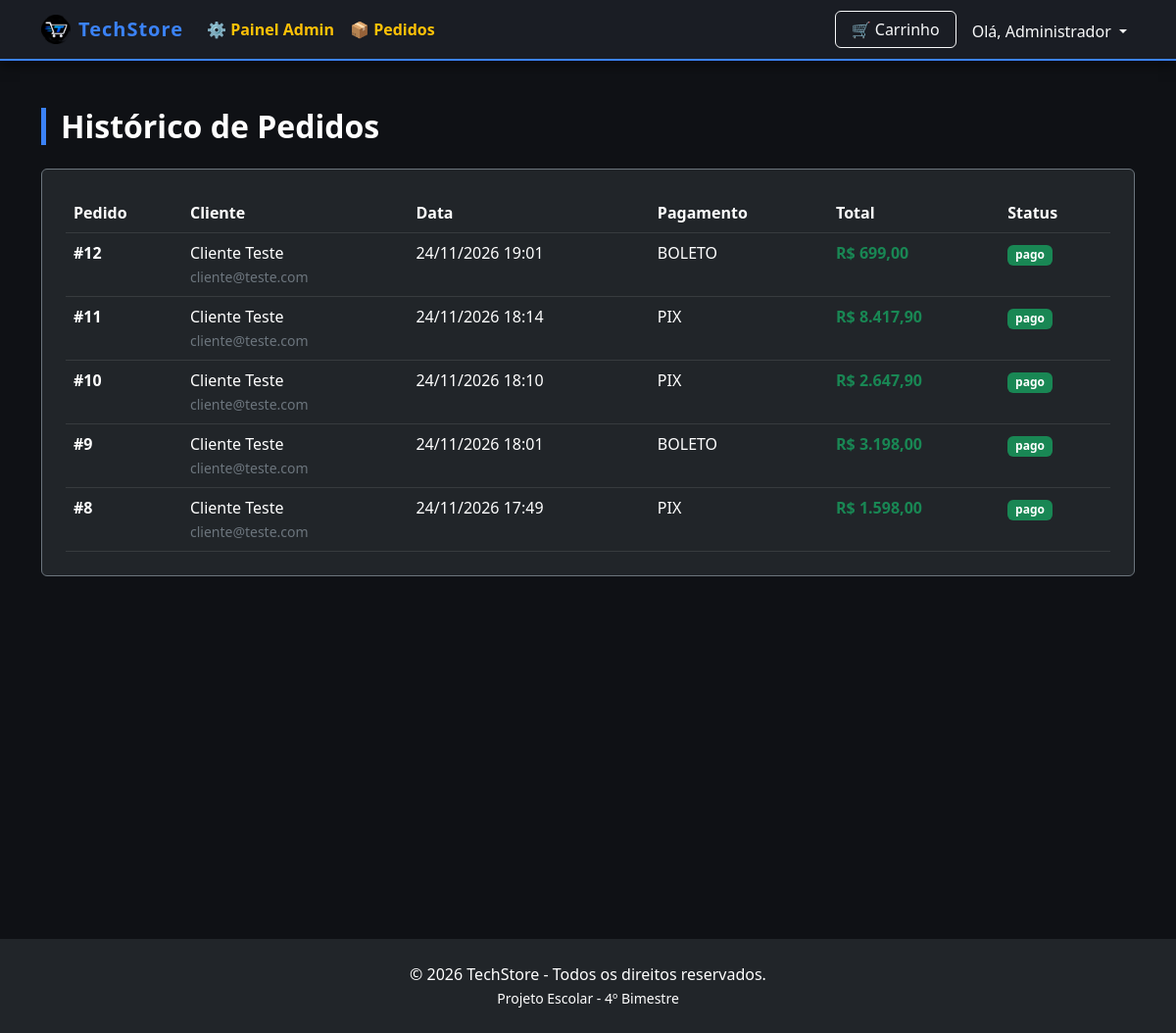
Screenshot of /public/?route=admin_pedidos (signed in) with the database file from the repository.
### tables this page shows
CREATE TABLE `orders` (
  `id` int(10) UNSIGNED NOT NULL,
  `user_id` int(10) UNSIGNED NOT NULL,
  `payment_method` enum('pix','boleto','cartao') NOT NULL,
  `total` decimal(10,2) NOT NULL,
  `status` enum('pendente','pago','cancelado') NOT NULL DEFAULT 'pago',
  `created_at` timestamp NULL DEFAULT current_timestamp()
);

CREATE TABLE `users` (
  `id` int(10) UNSIGNED NOT NULL,
  `name` varchar(120) NOT NULL,
  `email` varchar(150) NOT NULL,
  `password_hash` varchar(255) NOT NULL,
  `role` enum('cliente','admin') NOT NULL DEFAULT 'cliente',
  `created_at` timestamp NULL DEFAULT current_timestamp()
);

### src/config/database.php (called while the page is built, shortened)
<?php
function db(): PDO {
    static $pdo = null;
    if ($pdo === null) {
        $dsn = sprintf(
            'mysql:host=%s;port=%s;dbname=%s;charset=utf8mb4',
            $_ENV['DB_HOST'] ?? 'localhost',
            $_ENV['DB_PORT'] ?? '3306',
            $_ENV['DB_NAME'] ?? 'techstore'
        );
        try {
            $pdo = new PDO($dsn, $_ENV['DB_USER'] ?? 'root', $_ENV['DB_PASS'] ?? '', [
                PDO::ATTR_ERRMODE            => PDO::ERRMODE_EXCEPTION,
                PDO::ATTR_DEFAULT_FETCH_MODE => PDO::FETCH_ASSOC,
                PDO::ATTR_EMULATE_PREPARES   => false,
            ]);
        } catch (PDOException $e) {
            die("Erro ao conectar ao banco: " . $e->getMessage());
        }
    }
    return $pdo;
}

### src/views/admin/orders.php (the view)
<?php
require_once __DIR__ . '/../../config/database.php';
require_once __DIR__ . '/../layouts/header.php';
$stmt = db()->query("
    SELECT o.*, u.name AS client_name, u.email AS client_email
    FROM orders o
    JOIN users u ON u.id = o.user_id
    ORDER BY o.id DESC
");
$orders = $stmt->fetchAll();
?>
<h2 class="page-title mb-4">Histórico de Pedidos</h2>
<div class="card bg-dark border-secondary p-4">
    <table class="table table-dark table-hover mb-0">
        <thead>
            <tr>
                <th>Pedido</th>
                <th>Cliente</th>
                <th>Data</th>
                <th>Pagamento</th>
                <th>Total</th>
                <th>Status</th>
            </tr>
        </thead>
        <tbody>
            <?php foreach ($orders as $o): ?>
                <tr>
                    <td><strong>#<?= $o['id'] ?></strong></td>
                    <td>
                        <?= htmlspecialchars($o['client_name']) ?><br>
                        <small class="text-secondary"><?= htmlspecialchars($o['client_email']) ?></small>
                    </td>
                    <td><?= date('d/m/Y H:i', strtotime($o['created_at'])) ?></td>
                    <td class="text-uppercase"><?= $o['payment_method'] ?></td>
                    <td class="text-success fw-bold">R$ <?= number_format($o['total'], 2, ',', '.') ?></td>
                    <td><span class="badge bg-success"><?= $o['status'] ?></span></td>
                </tr>
            <?php endforeach; ?>
        </tbody>
    </table>
</div>
<?php require_once __DIR__ . '/../layouts/footer.php'; ?>

### public/assets/css/style.css (style rules this page uses)
body { background-color: #0f1115; color: #e1e1e6; font-family: 'Segoe UI', Tahoma, Geneva, Verdana, sans-serif; }
h2.page-title { font-weight: 700; color: #ffffff; border-left: 5px solid #3b82f6; padding-left: 15px; margin-bottom: 30px; }

### rows the page displays
orders: id "12", user.name "Cliente Teste", user.email "cliente@teste.com", created_at "24/11/2026 19:01", payment_method "BOLETO", total "699,00", status "pago"
orders: id "11", user.name "Cliente Teste", user.email "cliente@teste.com", created_at "24/11/2026 18:14", payment_method "PIX", total "8.417,90", status "pago"
orders: id "10", user.name "Cliente Teste", user.email "cliente@teste.com", created_at "24/11/2026 18:10", payment_method "PIX", total "2.647,90", status "pago"
orders: id "9", user.name "Cliente Teste", user.email "cliente@teste.com", created_at "24/11/2026 18:01", payment_method "BOLETO", total "3.198,00", status "pago"
orders: id "8", user.name "Cliente Teste", user.email "cliente@teste.com", created_at "24/11/2026 17:49", payment_method "PIX", total "1.598,00", status "pago"

### other values shown
explode(' ', $_SESSION['user_name'])[0] "Administrador"
